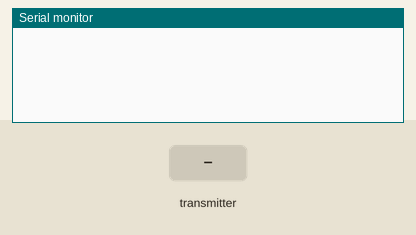
Simulated run of this sketch. Board: Arduino Uno, built with avr-gcc and run on an emulated ATmega328P. On the bench: the last lines printed to the serial monitor. The inputs (shaded band) are chosen by the test bench. No radio packets arrive unless stated.

Above: at 1.2 s.
1.3 s: the transmitter starts sending rAnalogValue = 0
At 1.37 s:
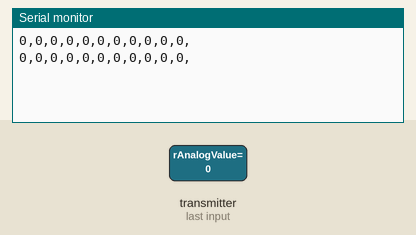
6.2 s: the transmitter starts sending bAnalogValue = 256
At 6.32 s:
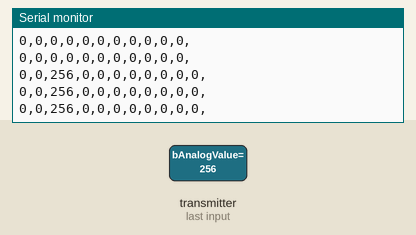

Measured:
- after the input at 1.3 s, the serial monitor: prints a new line at once (image 1)
- after the input at 6.2 s, the serial monitor: prints a new line at once (image 2)

The sketch:

receiver.ino
```cpp
#include <SPI.h>
#include "nRF24L01.h"
#include "RF24.h"

RF24 radio(9,10);
const uint64_t pipe = 0xE8E8F0F0E1LL;

struct packet
{
   int rAnalogValue,gAnalogValue,bAnalogValue,tAnalogValue,
       xAnalogValue,yAnalogValue,
       buttonValue[5];
};

packet packetInstance;

String convertToString()
{
   String convertedPacket;
   convertedPacket += String(packetInstance.rAnalogValue);
   convertedPacket += ",";
   convertedPacket += String(packetInstance.gAnalogValue);
   convertedPacket += ",";
   convertedPacket += String(packetInstance.bAnalogValue);
   convertedPacket += ",";
   convertedPacket += String(packetInstance.tAnalogValue);
   convertedPacket += ",";
   convertedPacket += String(packetInstance.xAnalogValue);
   convertedPacket += ",";
   convertedPacket += String(packetInstance.yAnalogValue);
   convertedPacket += ",";
   for(int i = 0; i<5; i++)
   {
      convertedPacket += String(packetInstance.buttonValue[i]);
      convertedPacket += ",";
   }
   return convertedPacket;
}

void setup(void)
{
 Serial.begin(9600);
 radio.begin();
 radio.openReadingPipe(1,pipe);
 radio.startListening();
}

void loop(void){
  if (radio.available())
  {
    radio.read(&packetInstance, sizeof(packet));
    String convertedString = convertToString();
    Serial.println(convertedString);
  }
}
```
